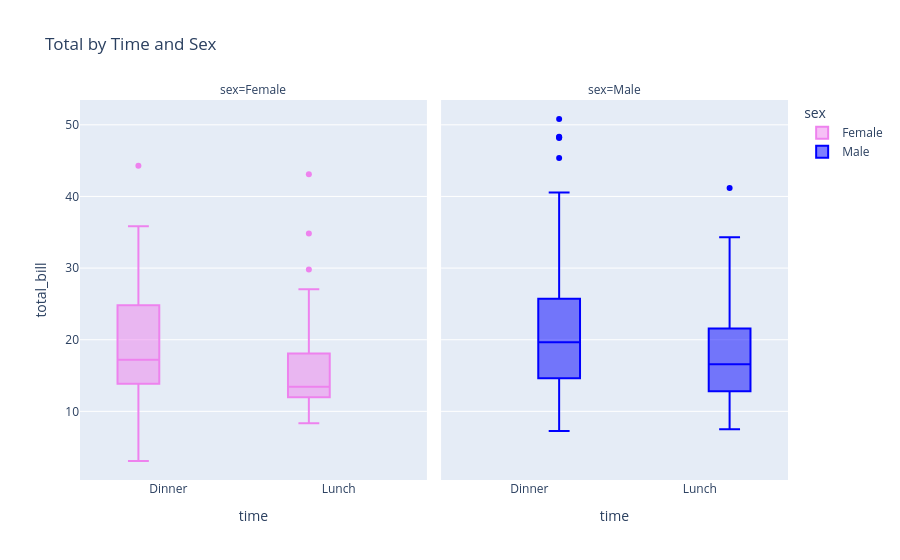

Write notebook code for a chart like this one.
### Markdown cell above
**Consideremos ahora dos factores**

### Code cell
# Cargar el conjunto de datos 'tips'
df = px.data.tips()

# Crear el gráfico de caja con facetas
fig = px.box(df, x="time", y="total_bill", title="Total by Time and Sex",
             facet_col="sex", color="sex", color_discrete_map={"Male": "blue", "Female": "violet"})

# Mostrar el gráfico
fig.show()

### Figure 1 — Plotly figure (JSON) as saved in the notebook; plotly's stock layout.template omitted (floating-point values rounded to 4 significant figures; data arrays with more than 128 entries replaced by an {"elided": "..."} marker saying what was removed)
{"data": [{"alignmentgroup": "True", "hovertemplate": "sex=Female<br>time=%{x}<br>total_bill=%{y}<extra></extra>", "legendgroup": "Female", "marker": {"color": "violet"}, "name": "Female", "notched": false, "offsetgroup": "Female", "orientation": "v", "showlegend": true, "type": "box", "x": ["Dinner", "Dinner", "Dinner", "Dinner", "Dinner", "Dinner", "Dinner", "Dinner", "Dinner", "Dinner", "Dinner", "Dinner", "Dinner", "Dinner", "Dinner", "Dinner", "Dinner", "Dinner", "Dinner", "Dinner", "Dinner", "Lunch", "Lunch", "Dinner", "Dinner", "Dinner", "Dinner", "Dinner", "Dinner", "Dinner", "Dinner", "Dinner", "Dinner", "Dinner", "Dinner", "Lunch", "Lunch", "Lunch", "Lunch", "Lunch", "Lunch", "Lunch", "Lunch", "Lunch", "Lunch", "Lunch", "Lunch", "Lunch", "Lunch", "Lunch", "Lunch", "Lunch", "Lunch", "Lunch", "Lunch", "Lunch", "Lunch", "Dinner", "Dinner", "Dinner", "Dinner", "Dinner", "Dinner", "Dinner", "Dinner", "Dinner", "Dinner", "Lunch", "Lunch", "Lunch", "Lunch", "Lunch", "Lunch", "Lunch", "Dinner", "Dinner", "Dinner", "Dinner", "Dinner", "Lunch", "Lunch", "Lunch", "Lunch", "Dinner", "Dinner", "Dinner", "Dinner"], "x0": " ", "xaxis": "x", "y": [16.99, 24.59, 35.26, 14.83, 10.33, 16.97, 20.29, 15.77, 19.65, 15.06, 20.69, 16.93, 10.29, 34.81, 26.41, 16.45, 3.07, 17.07, 26.86, 25.28, 14.73, 10.07, 34.83, 5.75, 16.32, 22.75, 11.35, 15.38, 44.3, 22.42, 20.92, 14.31, 7.25, 25.71, 17.31, 10.65, 12.43, 24.08, 13.42, 12.48, 29.8, 14.52, 11.38, 20.27, 11.17, 12.26, 18.26, 8.51, 10.33, 14.15, 13.16, 17.47, 27.05, 16.43, 8.35, 18.64, 11.87, 29.85, 25, 13.39, 16.21, 17.51, 10.59, 10.63, 9.6, 20.9, 18.15, 19.81, 43.11, 13, 12.74, 13, 16.4, 16.47, 12.76, 13.27, 28.17, 12.9, 30.14, 13.42, 15.98, 16.27, 10.09, 22.12, 35.83, 27.18, 18.78], "y0": " ", "yaxis": "y"}, {"alignmentgroup": "True", "hovertemplate": "sex=Male<br>time=%{x}<br>total_bill=%{y}<extra></extra>", "legendgroup": "Male", "marker": {"color": "blue"}, "name": "Male", "notched": false, "offsetgroup": "Male", "orientation": "v", "showlegend": true, "type": "box", "x": {"elided": "157 str values"}, "x0": " ", "xaxis": "x2", "y": {"elided": "157 float values"}, "y0": " ", "yaxis": "y2"}], "layout": {"annotations": [{"font": {}, "showarrow": false, "text": "sex=Female", "x": 0.245, "xanchor": "center", "xref": "paper", "y": 1, "yanchor": "bottom", "yref": "paper"}, {"font": {}, "showarrow": false, "text": "sex=Male", "x": 0.755, "xanchor": "center", "xref": "paper", "y": 1, "yanchor": "bottom", "yref": "paper"}], "autosize": true, "boxmode": "group", "legend": {"title": {"text": "sex"}, "tracegroupgap": 0}, "title": {"text": "Total by Time and Sex"}, "xaxis": {"anchor": "y", "autorange": true, "domain": [0, 0.49], "range": [-0.5137, 1.514], "title": {"text": "time"}, "type": "category"}, "xaxis2": {"anchor": "y2", "autorange": true, "domain": [0.51, 1], "matches": "x", "range": [-0.5137, 1.514], "title": {"text": "time"}, "type": "category"}, "yaxis": {"anchor": "x", "autorange": true, "domain": [0, 1], "range": [0.4178, 53.46], "title": {"text": "total_bill"}, "type": "linear"}, "yaxis2": {"anchor": "x2", "autorange": true, "domain": [0, 1], "matches": "y", "range": [0.4178, 53.46], "showticklabels": false, "type": "linear"}}}
